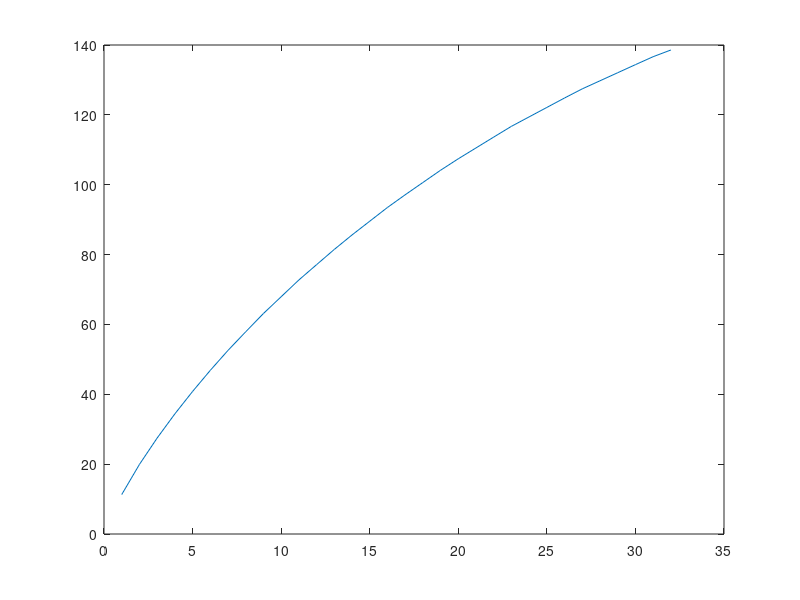

Recreate this plot in MATLAB.
cache = true;

if cache
    load("I.mat");
else
    tau_min = 0;
    tau_max = 10;
    tau_interval = 0.1;
    tau_range = tau_min:tau_interval:tau_max;

    s_b_min = 1;
    s_b_max = 32;
    s_b_range = s_b_min:s_b_max;

    result = zeros(1, 32);

    m = 4;

    I = zeros(length(tau_range), 0);

    for tau_idx = 1:length(tau_range)
        tau = tau_range(tau_idx);
        I(tau_idx) = calc_int(tau, m);
    end

end

%%

for s_b_idx = 1:length(s_b_range)
    s_b = s_b_range(s_b_idx);
    f_set = zeros(length(tau_range), 1);

    for tau_idx = 1:length(tau_range)
        tau = tau_range(tau_idx);
        f_set(tau_idx) = s_b * (1 + tau ^ 2) + (100 - s_b) * I(tau_idx);
    end

    t = min(f_set);
    result(s_b_idx) = t;
end

plot(s_b_range, result);
